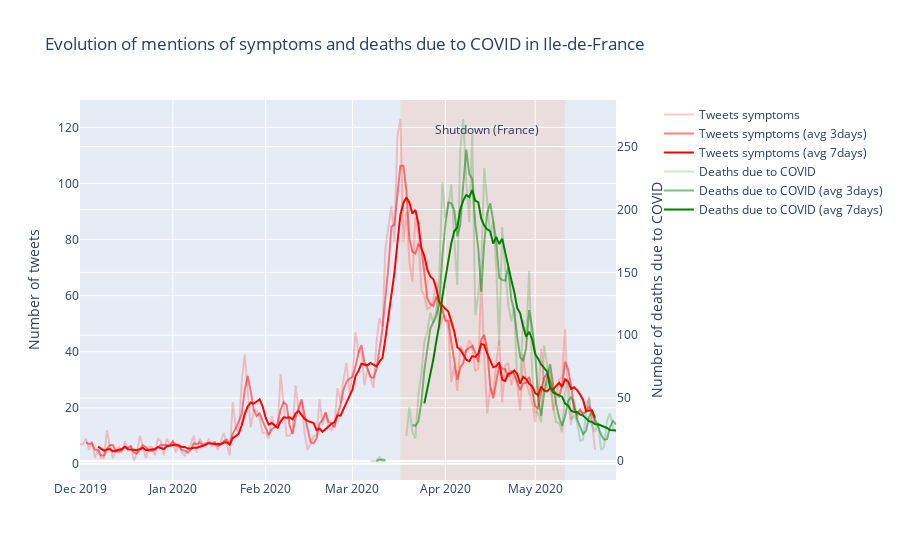

The notebook cell saved with this chart:
### Markdown cell above
We also analyzed the evolution of the number of deaths due to COVID, based on the [Data from OpenCOVID19-fr](https://www.data.gouv.fr/en/datasets/chiffres-cles-concernant-lepidemie-de-covid19-en-france/). We also notice a similar trends between the number of tweets mentioning symptoms, and the number of deaths in Île-de-France, but with a lag of around 20 days.

### Code cell
def plot_symptoms_deaths_with_ma() :
    
    #['nbre_pass_corona','nbre_hospit_corona','nbre_acte_corona']
    #label_emergency = emergencies_dict.get(type_emergency)
    traces=[]
    traces.append(go.Scatter(x = tweets_symptoms['day'],
                            y = tweets_symptoms['has_symptom'].values,
                            mode = 'lines',
                            name = 'Tweets symptoms',
                            opacity=0.2,
                            line=dict(color='red'),
                            yaxis="y1"))
    traces.append(go.Scatter(x = tweets_symptoms['day'],
                            y = tweets_symptoms['has_symptom_mean_3'].values,
                            mode = 'lines',
                             line=dict(color='red'),
                             opacity=0.5,
                            name = 'Tweets symptoms (avg 3days)',
                            yaxis="y1"))
    traces.append(go.Scatter(x = tweets_symptoms['day'],
                            y = tweets_symptoms['has_symptom_mean_week'].values,
                            mode = 'lines',
                             line=dict(color='red'),
                            name = 'Tweets symptoms (avg 7days)',
                            yaxis="y1"))
    
    traces.append(go.Scatter(x = open_covid.date, 
                             y = open_covid['deaths_freq'],
                             mode = 'lines',
                             name = 'Deaths due to COVID',
                             opacity=0.2,
                             line=dict(color='green'),
                             yaxis="y2"))
    traces.append(go.Scatter(x = open_covid.date, 
                             y = open_covid['deaths_3'],
                             mode = 'lines',
                             name =  'Deaths due to COVID (avg 3days)',
                             line=dict(color='green'),
                             opacity=0.5,
                             yaxis="y2"))
    traces.append(go.Scatter(x = open_covid.date, 
                             y = open_covid['deaths_week'],
                             mode = 'lines',
                             name =  'Deaths due to COVID (avg 7days)',
                             line=dict(color='green'),
                             yaxis="y2"))
    
    
    layout = go.Layout(title="Evolution of mentions of symptoms and deaths due to COVID in Ile-de-France ",
                       legend={"x" : 1.08, "y" : 1},
                       yaxis=dict(title='Number of tweets'),
                       yaxis2=dict(title='Number of deaths due to COVID',
                                   overlaying='y',
                                   side='right'))
    
    
    fig = go.Figure(traces, layout)
    
    
    fig.add_shape(dict(type="rect",
                       yref='paper',
                       x0='2020-03-17',
                       y0=0,
                       x1='2020-05-11',
                       y1=1,
                       fillcolor="LightSalmon",
                       opacity=0.2,
                       layer='below',
                       line_width=0))
    
    fig.update_layout(annotations=[dict(
        x='2020-04-15',
        y=0.95,
        yref="paper",
        text="Shutdown (France)", showarrow=False)])
    
    py.iplot(fig)
    
plot_symptoms_deaths_with_ma()

### Figure 1 — Plotly figure (JSON) as saved in the notebook; plotly's stock layout.template omitted (floating-point values rounded to 4 significant figures; data arrays with more than 128 entries replaced by an {"elided": "..."} marker saying what was removed)
{"data": [{"line": {"color": "red"}, "mode": "lines", "name": "Tweets symptoms", "opacity": 0.2, "type": "scatter", "x": {"elided": "173 str values"}, "y": {"elided": "173 int values"}, "yaxis": "y"}, {"line": {"color": "red"}, "mode": "lines", "name": "Tweets symptoms (avg 3days)", "opacity": 0.5, "type": "scatter", "x": {"elided": "173 str values"}, "y": {"elided": "173 float values"}, "yaxis": "y"}, {"line": {"color": "red"}, "mode": "lines", "name": "Tweets symptoms (avg 7days)", "type": "scatter", "x": {"elided": "173 str values"}, "y": {"elided": "173 float values"}, "yaxis": "y"}, {"line": {"color": "green"}, "mode": "lines", "name": "Deaths due to COVID", "opacity": 0.2, "type": "scatter", "x": ["2020-01-24T00:00:00", "2020-01-25T00:00:00", "2020-01-26T00:00:00", "2020-01-27T00:00:00", "2020-01-28T00:00:00", "2020-01-29T00:00:00", "2020-01-30T00:00:00", "2020-01-31T00:00:00", "2020-02-03T00:00:00", "2020-02-05T00:00:00", "2020-02-06T00:00:00", "2020-02-07T00:00:00", "2020-02-08T00:00:00", "2020-02-10T00:00:00", "2020-02-11T00:00:00", "2020-02-12T00:00:00", "2020-02-20T00:00:00", "2020-02-28T00:00:00", "2020-03-02T00:00:00", "2020-03-03T00:00:00", "2020-03-04T00:00:00", "2020-03-05T00:00:00", "2020-03-06T00:00:00", "2020-03-07T00:00:00", "2020-03-08T00:00:00", "2020-03-09T00:00:00", "2020-03-10T00:00:00", "2020-03-11T00:00:00", "2020-03-12T00:00:00", "2020-03-13T00:00:00", "2020-03-14T00:00:00", "2020-03-15T00:00:00", "2020-03-16T00:00:00", "2020-03-17T00:00:00", "2020-03-18T00:00:00", "2020-03-19T00:00:00", "2020-03-20T00:00:00", "2020-03-21T00:00:00", "2020-03-22T00:00:00", "2020-03-23T00:00:00", "2020-03-24T00:00:00", "2020-03-25T00:00:00", "2020-03-26T00:00:00", "2020-03-27T00:00:00", "2020-03-28T00:00:00", "2020-03-29T00:00:00", "2020-03-30T00:00:00", "2020-03-31T00:00:00", "2020-04-01T00:00:00", "2020-04-02T00:00:00", "2020-04-03T00:00:00", "2020-04-04T00:00:00", "2020-04-05T00:00:00", "2020-04-06T00:00:00", "2020-04-07T00:00:00", "2020-04-08T00:00:00", "2020-04-09T00:00:00", "2020-04-10T00:00:00", "2020-04-11T00:00:00", "2020-04-12T00:00:00", "2020-04-13T00:00:00", "2020-04-14T00:00:00", "2020-04-15T00:00:00", "2020-04-16T00:00:00", "2020-04-17T00:00:00", "2020-04-18T00:00:00", "2020-04-19T00:00:00", "2020-04-20T00:00:00", "2020-04-21T00:00:00", "2020-04-22T00:00:00", "2020-04-23T00:00:00", "2020-04-24T00:00:00", "2020-04-25T00:00:00", "2020-04-26T00:00:00", "2020-04-27T00:00:00", "2020-04-28T00:00:00", "2020-04-29T00:00:00", "2020-04-30T00:00:00", "2020-05-01T00:00:00", "2020-05-02T00:00:00", "2020-05-03T00:00:00", "2020-05-04T00:00:00", "2020-05-05T00:00:00", "2020-05-06T00:00:00", "2020-05-07T00:00:00", "2020-05-08T00:00:00", "2020-05-09T00:00:00", "2020-05-10T00:00:00", "2020-05-11T00:00:00", "2020-05-12T00:00:00", "2020-05-13T00:00:00", "2020-05-14T00:00:00", "2020-05-15T00:00:00", "2020-05-16T00:00:00", "2020-05-17T00:00:00", "2020-05-18T00:00:00", "2020-05-19T00:00:00", "2020-05-20T00:00:00", "2020-05-21T00:00:00", "2020-05-22T00:00:00", "2020-05-23T00:00:00", "2020-05-24T00:00:00", "2020-05-25T00:00:00", "2020-05-26T00:00:00", "2020-05-27T00:00:00", "2020-05-28T00:00:00"], "y": [null, null, null, null, null, null, null, null, null, null, null, null, null, null, null, null, null, null, null, null, null, null, null, 0, 0, 0, 3, 0, 0, null, null, null, null, null, null, 20, 43, 23, 18, 53, 69, 95, 103, 118, 110, 119, 147, 222, 193, 202, 220, 176, 140, 248, 272, 223, 190, 260, 116, 132, 156, 233, 203, 179, 191, 154, 92, 186, 152, 125, 111, 122, 64, 62, 112, 97, 151, 70, 39, 38, 31, 92, 77, 62, 43, 31, 30, 23, 54, 66, 33, 36, 31, 16, 17, 39, 50, 28, 23, 31, 9, 11, 32, 38, 26, 23], "yaxis": "y2"}, {"line": {"color": "green"}, "mode": "lines", "name": "Deaths due to COVID (avg 3days)", "opacity": 0.5, "type": "scatter", "x": ["2020-01-24T00:00:00", "2020-01-25T00:00:00", "2020-01-26T00:00:00", "2020-01-27T00:00:00", "2020-01-28T00:00:00", "2020-01-29T00:00:00", "2020-01-30T00:00:00", "2020-01-31T00:00:00", "2020-02-03T00:00:00", "2020-02-05T00:00:00", "2020-02-06T00:00:00", "2020-02-07T00:00:00", "2020-02-08T00:00:00", "2020-02-10T00:00:00", "2020-02-11T00:00:00", "2020-02-12T00:00:00", "2020-02-20T00:00:00", "2020-02-28T00:00:00", "2020-03-02T00:00:00", "2020-03-03T00:00:00", "2020-03-04T00:00:00", "2020-03-05T00:00:00", "2020-03-06T00:00:00", "2020-03-07T00:00:00", "2020-03-08T00:00:00", "2020-03-09T00:00:00", "2020-03-10T00:00:00", "2020-03-11T00:00:00", "2020-03-12T00:00:00", "2020-03-13T00:00:00", "2020-03-14T00:00:00", "2020-03-15T00:00:00", "2020-03-16T00:00:00", "2020-03-17T00:00:00", "2020-03-18T00:00:00", "2020-03-19T00:00:00", "2020-03-20T00:00:00", "2020-03-21T00:00:00", "2020-03-22T00:00:00", "2020-03-23T00:00:00", "2020-03-24T00:00:00", "2020-03-25T00:00:00", "2020-03-26T00:00:00", "2020-03-27T00:00:00", "2020-03-28T00:00:00", "2020-03-29T00:00:00", "2020-03-30T00:00:00", "2020-03-31T00:00:00", "2020-04-01T00:00:00", "2020-04-02T00:00:00", "2020-04-03T00:00:00", "2020-04-04T00:00:00", "2020-04-05T00:00:00", "2020-04-06T00:00:00", "2020-04-07T00:00:00", "2020-04-08T00:00:00", "2020-04-09T00:00:00", "2020-04-10T00:00:00", "2020-04-11T00:00:00", "2020-04-12T00:00:00", "2020-04-13T00:00:00", "2020-04-14T00:00:00", "2020-04-15T00:00:00", "2020-04-16T00:00:00", "2020-04-17T00:00:00", "2020-04-18T00:00:00", "2020-04-19T00:00:00", "2020-04-20T00:00:00", "2020-04-21T00:00:00", "2020-04-22T00:00:00", "2020-04-23T00:00:00", "2020-04-24T00:00:00", "2020-04-25T00:00:00", "2020-04-26T00:00:00", "2020-04-27T00:00:00", "2020-04-28T00:00:00", "2020-04-29T00:00:00", "2020-04-30T00:00:00", "2020-05-01T00:00:00", "2020-05-02T00:00:00", "2020-05-03T00:00:00", "2020-05-04T00:00:00", "2020-05-05T00:00:00", "2020-05-06T00:00:00", "2020-05-07T00:00:00", "2020-05-08T00:00:00", "2020-05-09T00:00:00", "2020-05-10T00:00:00", "2020-05-11T00:00:00", "2020-05-12T00:00:00", "2020-05-13T00:00:00", "2020-05-14T00:00:00", "2020-05-15T00:00:00", "2020-05-16T00:00:00", "2020-05-17T00:00:00", "2020-05-18T00:00:00", "2020-05-19T00:00:00", "2020-05-20T00:00:00", "2020-05-21T00:00:00", "2020-05-22T00:00:00", "2020-05-23T00:00:00", "2020-05-24T00:00:00", "2020-05-25T00:00:00", "2020-05-26T00:00:00", "2020-05-27T00:00:00", "2020-05-28T00:00:00"], "y": [null, null, null, null, null, null, null, null, null, null, null, null, null, null, null, null, null, null, null, null, null, null, null, null, null, 0, 1, 1, 1, null, null, null, null, null, null, null, null, 28.67, 28, 31.33, 46.67, 72.33, 89, 105.3, 110.3, 115.7, 125.3, 162.7, 187.3, 205.7, 205, 199.3, 178.7, 188, 220, 247.7, 228.3, 224.3, 188.7, 169.3, 134.7, 173.7, 197.3, 205, 191, 174.7, 145.7, 144, 143.3, 154.3, 129.3, 119.3, 99, 82.67, 79.33, 90.33, 120, 106, 86.67, 49, 36, 53.67, 66.67, 77, 60.67, 45.33, 34.67, 28, 35.67, 47.67, 51, 45, 33.33, 27.67, 21.33, 24, 35.33, 39, 33.67, 27.33, 21, 17, 17.33, 27, 32, 29], "yaxis": "y2"}, {"line": {"color": "green"}, "mode": "lines", "name": "Deaths due to COVID (avg 7days)", "type": "scatter", "x": ["2020-01-24T00:00:00", "2020-01-25T00:00:00", "2020-01-26T00:00:00", "2020-01-27T00:00:00", "2020-01-28T00:00:00", "2020-01-29T00:00:00", "2020-01-30T00:00:00", "2020-01-31T00:00:00", "2020-02-03T00:00:00", "2020-02-05T00:00:00", "2020-02-06T00:00:00", "2020-02-07T00:00:00", "2020-02-08T00:00:00", "2020-02-10T00:00:00", "2020-02-11T00:00:00", "2020-02-12T00:00:00", "2020-02-20T00:00:00", "2020-02-28T00:00:00", "2020-03-02T00:00:00", "2020-03-03T00:00:00", "2020-03-04T00:00:00", "2020-03-05T00:00:00", "2020-03-06T00:00:00", "2020-03-07T00:00:00", "2020-03-08T00:00:00", "2020-03-09T00:00:00", "2020-03-10T00:00:00", "2020-03-11T00:00:00", "2020-03-12T00:00:00", "2020-03-13T00:00:00", "2020-03-14T00:00:00", "2020-03-15T00:00:00", "2020-03-16T00:00:00", "2020-03-17T00:00:00", "2020-03-18T00:00:00", "2020-03-19T00:00:00", "2020-03-20T00:00:00", "2020-03-21T00:00:00", "2020-03-22T00:00:00", "2020-03-23T00:00:00", "2020-03-24T00:00:00", "2020-03-25T00:00:00", "2020-03-26T00:00:00", "2020-03-27T00:00:00", "2020-03-28T00:00:00", "2020-03-29T00:00:00", "2020-03-30T00:00:00", "2020-03-31T00:00:00", "2020-04-01T00:00:00", "2020-04-02T00:00:00", "2020-04-03T00:00:00", "2020-04-04T00:00:00", "2020-04-05T00:00:00", "2020-04-06T00:00:00", "2020-04-07T00:00:00", "2020-04-08T00:00:00", "2020-04-09T00:00:00", "2020-04-10T00:00:00", "2020-04-11T00:00:00", "2020-04-12T00:00:00", "2020-04-13T00:00:00", "2020-04-14T00:00:00", "2020-04-15T00:00:00", "2020-04-16T00:00:00", "2020-04-17T00:00:00", "2020-04-18T00:00:00", "2020-04-19T00:00:00", "2020-04-20T00:00:00", "2020-04-21T00:00:00", "2020-04-22T00:00:00", "2020-04-23T00:00:00", "2020-04-24T00:00:00", "2020-04-25T00:00:00", "2020-04-26T00:00:00", "2020-04-27T00:00:00", "2020-04-28T00:00:00", "2020-04-29T00:00:00", "2020-04-30T00:00:00", "2020-05-01T00:00:00", "2020-05-02T00:00:00", "2020-05-03T00:00:00", "2020-05-04T00:00:00", "2020-05-05T00:00:00", "2020-05-06T00:00:00", "2020-05-07T00:00:00", "2020-05-08T00:00:00", "2020-05-09T00:00:00", "2020-05-10T00:00:00", "2020-05-11T00:00:00", "2020-05-12T00:00:00", "2020-05-13T00:00:00", "2020-05-14T00:00:00", "2020-05-15T00:00:00", "2020-05-16T00:00:00", "2020-05-17T00:00:00", "2020-05-18T00:00:00", "2020-05-19T00:00:00", "2020-05-20T00:00:00", "2020-05-21T00:00:00", "2020-05-22T00:00:00", "2020-05-23T00:00:00", "2020-05-24T00:00:00", "2020-05-25T00:00:00", "2020-05-26T00:00:00", "2020-05-27T00:00:00", "2020-05-28T00:00:00"], "y": [null, null, null, null, null, null, null, null, null, null, null, null, null, null, null, null, null, null, null, null, null, null, null, null, null, null, null, null, null, null, null, null, null, null, null, null, null, null, null, null, null, 45.86, 57.71, 68.43, 80.86, 95.29, 108.7, 130.6, 144.6, 158.7, 173.3, 182.7, 185.7, 200.1, 207.3, 211.6, 209.9, 215.6, 207, 205.9, 192.7, 187.1, 184.3, 182.7, 172.9, 178.3, 172.6, 176.9, 165.3, 154.1, 144.4, 134.6, 121.7, 117.4, 106.9, 99, 102.7, 96.86, 85, 81.29, 76.86, 74, 71.14, 58.43, 54.57, 53.43, 52.29, 51.14, 45.71, 44.14, 40, 39, 39, 37, 36.14, 34, 31.71, 31, 29.14, 29.14, 28.14, 27.29, 26.29, 24.57, 24.29, 24.29], "yaxis": "y2"}], "layout": {"annotations": [{"showarrow": false, "text": "Shutdown (France)", "x": "2020-04-15", "y": 0.95, "yref": "paper"}], "legend": {"x": 1.08, "y": 1}, "shapes": [{"fillcolor": "LightSalmon", "layer": "below", "line": {"width": 0}, "opacity": 0.2, "type": "rect", "x0": "2020-03-17", "x1": "2020-05-11", "y0": 0, "y1": 1, "yref": "paper"}], "title": {"text": "Evolution of mentions of symptoms and deaths due to COVID in Ile-de-France "}, "yaxis": {"title": {"text": "Number of tweets"}}, "yaxis2": {"overlaying": "y", "side": "right", "title": {"text": "Number of deaths due to COVID"}}}}
